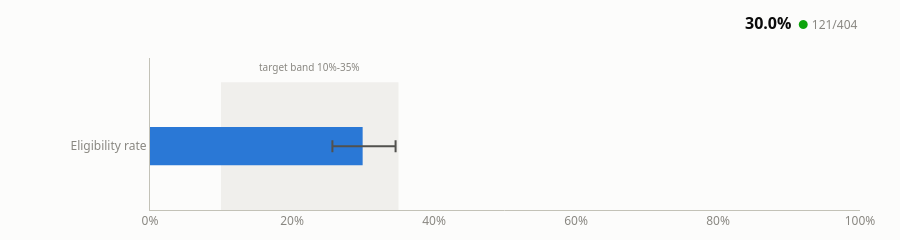

The cell this chart's notebook holds for it:
### Code cell
strip = plot_integrity_strip(board)
strip["eligibility_rate"]

### Figure 1 — Plotly figure (JSON) as saved in the notebook; plotly's stock layout.template omitted (floating-point values rounded to 4 significant figures)
{"data": [{"error_x": {"array": [0.04638], "arrayminus": [0.04261], "color": "#52514e", "symmetric": false, "thickness": 2, "type": "data", "width": 6}, "hovertemplate": "<b>Eligibility rate</b><br>%{x:.1%}<br>121/404<extra></extra>", "marker": {"color": "#2a78d6", "line": {"width": 0}}, "orientation": "h", "showlegend": false, "type": "bar", "width": 0.3, "x": [0.2995], "y": ["Eligibility rate"]}], "layout": {"annotations": [{"font": {"color": "#898781", "size": 10}, "showarrow": false, "text": "target band 10%-35%", "x": 0.225, "y": 0.62}, {"font": {"color": "#0b0b0b", "family": "system-ui, -apple-system, \"Segoe UI\", sans-serif", "size": 12}, "showarrow": false, "text": "<b style='font-size:16px'>30.0%</b>  <span style='color:#0ca30c'>●</span> <span style='color:#898781'>121/404</span>", "x": 1, "xanchor": "right", "xref": "paper", "y": 1, "yanchor": "bottom", "yref": "paper", "yshift": 22}], "bargap": 0.5, "font": {"color": "#52514e", "family": "system-ui, -apple-system, \"Segoe UI\", sans-serif", "size": 12}, "height": 136, "hoverlabel": {"bgcolor": "#fcfcfb", "font": {"color": "#0b0b0b", "family": "system-ui, -apple-system, \"Segoe UI\", sans-serif"}}, "margin": {"b": 30, "l": 150, "r": 40, "t": 58}, "paper_bgcolor": "#fcfcfb", "plot_bgcolor": "#fcfcfb", "shapes": [{"fillcolor": "#f0efec", "layer": "below", "line": {"width": 0}, "type": "rect", "x0": 0.1, "x1": 0.35, "y0": -0.5, "y1": 0.5}], "showlegend": false, "title": {}, "xaxis": {"linecolor": "#c3c2b7", "range": [0, 1], "showgrid": false, "tickfont": {"color": "#898781"}, "tickformat": ".0%", "zeroline": false}, "yaxis": {"linecolor": "#c3c2b7", "showgrid": false, "tickfont": {"color": "#898781", "size": 12}, "zeroline": false}}}
